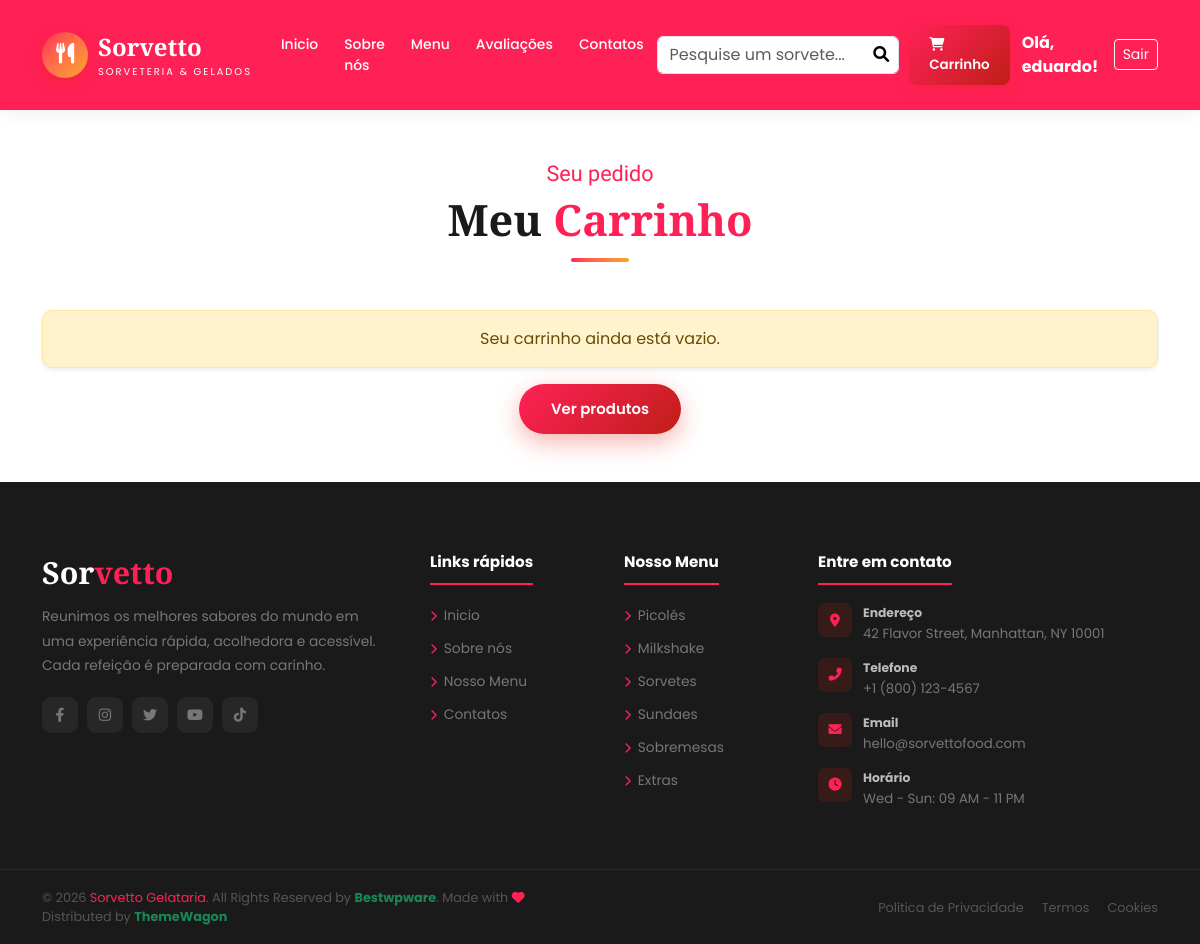
Page /carrinho/ (signed in) on the earlier database version.
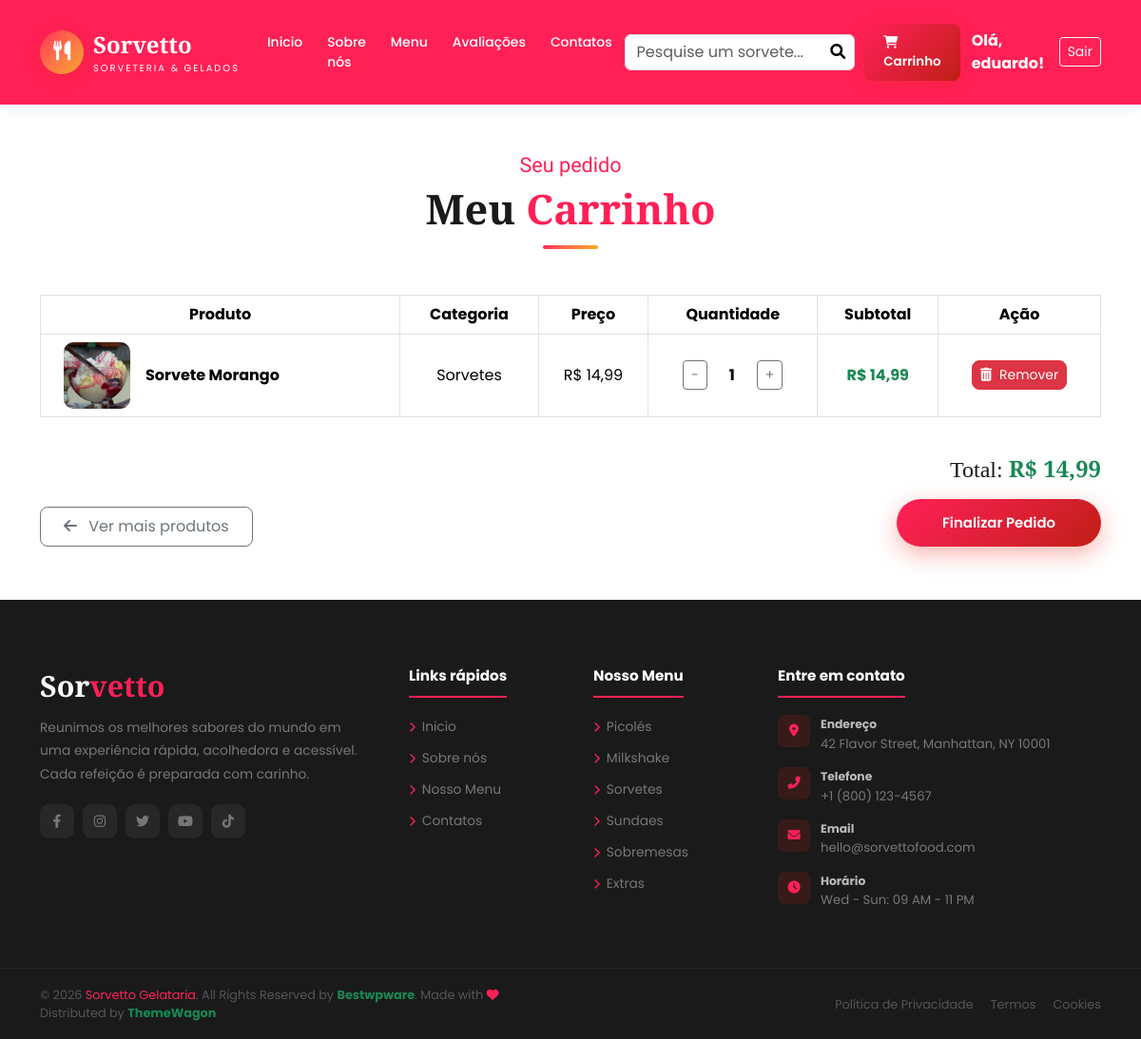
Same page on the later database version.
### loja/models.py (models this page shows, shortened)
class ItemCarrinho(models.Model):
    usuario = models.ForeignKey(
        User,
        on_delete=models.CASCADE,
        null=True,
        blank=True
    )
    session_key = models.CharField(
        max_length=100,
        null=True,
        blank=True
    )
    nome = models.CharField(max_length=100)
    categoria = models.CharField(max_length=100)
    preco = models.DecimalField(max_digits=8, decimal_places=2)
    quantidade = models.PositiveIntegerField(default=1)
    imagem = models.ImageField(upload_to='carrinho/', blank=True, null=True)
    criado_em = models.DateTimeField(auto_now_add=True)
    def subtotal(self):
        return self.preco * self.quantidade

### loja/views.py (the view)
# urls.py: path("carrinho/", views.carrinho, name="carrinho"),
@login_required
def carrinho(request):
    if not request.user.is_authenticated:
        return redirect('login')
    session_key = pegar_session_key(request)
    if request.user.is_authenticated:
        itens = ItemCarrinho.objects.filter(usuario=request.user)
    else:
        itens = ItemCarrinho.objects.filter(session_key=session_key)
    total = sum(item.subtotal() for item in itens)
    return render(request, "loja/carrinho.html", {
        "itens": itens,
        "total": total
    })

### loja/templates/loja/carrinho.html (shortened to what this page needs)
{% extends "loja/base.html" %}
{% load static %}
{% block content %}
<section class="container py-5">
    <div class="text-center mb-5">
        <span class="slbl">Seu pedido</span>
        <h2 class="stitle">Meu <span>Carrinho</span></h2>
        <div class="sline"></div>
    </div>
    {% if itens %}
        <div class="table-responsive">
            <table class="table table-bordered align-middle text-center">
                <thead>
                    <tr>
                        <th>Produto</th>
                        <th>Categoria</th>
                        <th>Preço</th>
                        <th>Quantidade</th> <th>Subtotal</th>
                        <th>Ação</th>
                    </tr>
                </thead>
                <tbody>
                    {% for item in itens %}
                    <tr>
                        <td>
                            <div class="d-flex align-items-center text-start ps-3">
                                {% if item.imagem %}
                                    <img
                                        src="{% static item.imagem %}"
                                        alt="{{ item.nome }}"
                                        style="width: 70px; height: 70px; object-fit: cover; border-radius: 10px; flex-shrink: 0;"
                                    >
                                {% endif %}
                                <span class="ms-3 fw-bold">{{ item.nome }}</span>
                            </div>
                        </td>
                        <td>{{ item.categoria }}</td>
                        <td>R$ {{ item.preco }}</td>
                        <td>
                            <div class="d-flex align-items-center justify-content-center">
                                <a href="{% url 'diminuir_quantidade' item.id %}" class="btn btn-sm btn-outline-secondary px-2 py-1">-</a>
                                <span class="mx-3 fw-bold" style="min-width: 20px;">{{ item.quantidade }}</span>
                                <a href="{% url 'aumentar_quantidade' item.id %}" class="btn btn-sm btn-outline-secondary px-2 py-1">+</a>
                            </div>
                        </td>
                        <td class="fw-bold text-success">R$ {{ item.subtotal }}</td>
                        <td>
                            <a href="{% url 'remover_item_carrinho' item.id %}" class="btn btn-danger btn-sm rounded-3">
                                <i class="fas fa-trash-alt me-1"></i> Remover
                            </a>
                        </td>
                    </tr>
                    {% endfor %}
                </tbody>
            </table>
        </div>
        <div class="d-flex flex-wrap justify-content-between align-items-end mt-4">
            <a href="{% url 'home' %}#mgrid" class="btn btn-outline-secondary rounded-3 px-4 py-2 mb-2">
                <i class="fas fa-arrow-left me-2"></i> Ver mais produtos
            </a>
            <div class="text-end mb-2">
                <h4 class="mb-3">Total: <span class="text-success fw-bold">R$ {{ total }}</span></h4>
                <a href="{% url 'finalizar_pedido' %}" class="btn-red d-inline-block text-decoration-none px-5">
                    Finalizar Pedido
                </a>
            </div>
        </div>
    {% else %}
        <div class="alert alert-warning text-center shadow-sm" style="border-radius: 10px;">
            Seu carrinho ainda está vazio.
        </div>
        <div class="text-center">
            <a href="{% url 'home' %}#mgrid" class="btn-red d-inline-block text-decoration-none">
                Ver produtos
            </a>
        </div>
    {% endif %}
</section>
{% endblock %}

### loja/templates/loja/base.html (shortened to what this page needs)
{% load static %}
<!DOCTYPE html>
<html lang="en">
<head>
    <link href="{% static 'css/bootstrap.min.css' %}" rel="stylesheet"/>
    <link href="{% static 'css/aos.css' %}" rel="stylesheet"/>
    <link href="{% static 'css/swiper-bundle.min.css' %}" rel="stylesheet"/>
    <link rel="stylesheet" href="{% static 'css/all.min.css' %}"/>
    <link rel="stylesheet" href="{% static 'css/magnific-popup.css' %}"/>
    <link rel="stylesheet" href="{% static 'css/style.css' %}" />
</head>
<body>
    <nav class="navbar navbar-expand-lg" id="nav">
         <div class="container">
            <a class="navbar-brand" href="{% url 'home' %}">
               <div class="blogo">
                  <div class="bico"><i class="fas fa-utensils"></i></div>
                  <div>
                     <div class="bname">Sor<span>vetto</span></div>
                     <div class="bsub">Sorveteria & Gelados</div>
                  </div>
               </div>
            </a>
            <div class="collapse navbar-collapse" id="navmenu">
               <ul class="navbar-nav mx-auto">
                  {% if user.is_authenticated %}
                     <li class="nav-item"><a class="nav-link {% if request.resolver_match.url_name == 'home' %}active{% endif %}" href="{% url 'home' %}">Inicio</a></li>
                     <li class="nav-item"><a class="nav-link {% if request.resolver_match.url_name == 'sobre' %}active{% endif %}" href="{% url 'sobre' %}">Sobre nós</a></li>
                     <li class="nav-item"><a class="nav-link" href="">Menu</a></li>
                     <li class="nav-item"><a class="nav-link" href="">Avaliações</a></li>
                     <li class="nav-item"><a class="nav-link {% if request.resolver_match.url_name == 'contatos' %}active{% endif %}" href="{% url 'contatos' %}">Contatos</a></li>
                  {% else %}
                     <p></p>
                  {% endif %}
               </ul>
               <div class="d-flex align-items-center gap-1">
                  {% if user.is_authenticated %}
                     <form action="{% url 'home' %}" method="GET" class="d-flex align-items-center position-relative">
                        <input
                           type="text"
                           name="q"
                           class="form-control"
                           placeholder="Pesquise um sorvete..."
                           value="{{ request.GET.q|default:'' }}"
                        >
                        <button type="submit" class="btn-search-icon" style="background: none; border: none; position: absolute; right: 10px;">
                           <i class="fas fa-search"></i>
                        </button>
                     </form>
                     <a href="{% url 'carrinho' %}" class="nav-link nav-cta">
                        <i class="fas fa-shopping-cart me-1"></i>Carrinho
                     </a>
                     <span class="text-white fw-bold ms-2">Olá, {{ user.username }}!</span>
                     <a href="{% url 'logout' %}" class="btn btn-sm btn-outline-light ms-2">Sair</a>
                  {% else %}
                     <a href="{% url 'login' %}" class="nav-link text-white fw-bold">Login</a>
                     <a href="{% url 'cadastro' %}" class="nav-link text-white fw-bold ms-2">Criar Conta</a>
                  {% endif %}
               </div>
               </div>
            </div>
      </nav>
      <main>
        {% block content %}
        {% endblock %}
      </main>
      <footer>
         <div class="container">
            <div class="row g-5">
               <div class="col-lg-4">
                  <div class="fnm">Sor<span>vetto</span></div>
                  <p class="fdesc">Reunimos os melhores sabores do mundo em uma experiência rápida, acolhedora e acessível. Cada refeição é preparada com carinho.</p>
                  <div class="fsoc">
                     <a href="#"><i class="fab fa-facebook-f"></i></a>
                     <a href="#"><i class="fab fa-instagram"></i></a>
                     <a href="#"><i class="fab fa-twitter"></i></a>
                     <a href="#"><i class="fab fa-youtube"></i></a>
                     <a href="#"><i class="fab fa-tiktok"></i></a>
                  </div>
               </div>
               <div class="col-sm-6 col-lg-2">
                  <div class="ftit">Links rápidos</div>
                  <ul class="flinks ps-0">
                     <li><a href="#hero"><i class="fas fa-chevron-right"></i>Inicio</a></li>
                     <li><a href="#about"><i class="fas fa-chevron-right"></i>Sobre nós</a></li>
                     <li><a href="#menu"><i class="fas fa-chevron-right"></i>Nosso Menu</a></li>
                     <li><a href="#contact-section"><i class="fas fa-chevron-right"></i>Contatos</a></li>
                  </ul>
               </div>
               <div class="col-sm-6 col-lg-2">
                  <div class="ftit">Nosso Menu</div>
                  <ul class="flinks ps-0">
                     <li><a href="#menu"><i class="fas fa-chevron-right"></i>Picolés</a></li>
                     <li><a href="#menu"><i class="fas fa-chevron-right"></i>Milkshake</a></li>
                     <li><a href="#menu"><i class="fas fa-chevron-right"></i>Sorvetes</a></li>
                     <li><a href="#menu"><i class="fas fa-chevron-right"></i>Sundaes</a></li>
                     <li><a href="#menu"><i class="fas fa-chevron-right"></i>Sobremesas</a></li>
                     <li><a href="#menu"><i class="fas fa-chevron-right"></i>Extras</a></li>
                  </ul>
               </div>
               <div class="col-lg-4">
                  <div class="ftit">Entre em contato</div>
                  <div class="fci">
                     <div class="fciico"><i class="fas fa-map-marker-alt"></i></div>
                     <div class="fciinfo"><strong>Endereço</strong>42 Flavor Street, Manhattan, NY 10001</div>
                  </div>
                  <div class="fci">
                     <div class="fciico"><i class="fas fa-phone-alt"></i></div>
                     <div class="fciinfo"><strong>Telefone</strong>+1 (800) 123-4567</div>
                  </div>
                  <div class="fci">
                     <div class="fciico"><i class="fas fa-envelope"></i></div>
                     <div class="fciinfo"><strong>Email</strong>hello@sorvettofood.com</div>
                  </div>
                  <div class="fci">
                     <div class="fciico"><i class="fas fa-clock"></i></div>
                     <div class="fciinfo"><strong>Horário</strong>Wed - Sun: 09 AM - 11 PM</div>
                  </div>
               </div>
            </div>
         </div>
         <div class="fbot">
            <div class="container">
               <div class="d-flex justify-content-between align-items-center flex-wrap gap-2">
                  <p>&copy 2026 <span>Sorvetto Gelataria</span>. All Rights Reserved by <a target="_blank" class="mx-0 fw-bold text-success" href="https://bestwpware.com/">Bestwpware</a>. Made with <span><i class="fas fa-heart"></i></span>  <br>Distributed by <a target="_blank" class="mx-0 fw-bold text-success" href="https://themewagon.com">ThemeWagon</a></p>
                  <div><a href="#">Política de Privacidade</a><a href="#">Termos</a><a href="#">Cookies</a></div>
               </div>
            </div>
         </div>
      </footer>
</body>
</html>

Differences in the rows shown:
added ItemCarrinho: imagem (picture), nome "Sorvete Morango", categoria "Sorvetes", preco "14,99", quantidade "1", subtotal "14,99"
Other differences:
{{ total }}: (not shown) → "14,99"
text no longer shown: "Seu carrinho ainda está vazio. Ver produtos"
text now shown: "Produto Categoria Preço Quantidade Subtotal Ação Ver mais produtos Total: R$ Finalizar Pedido"
